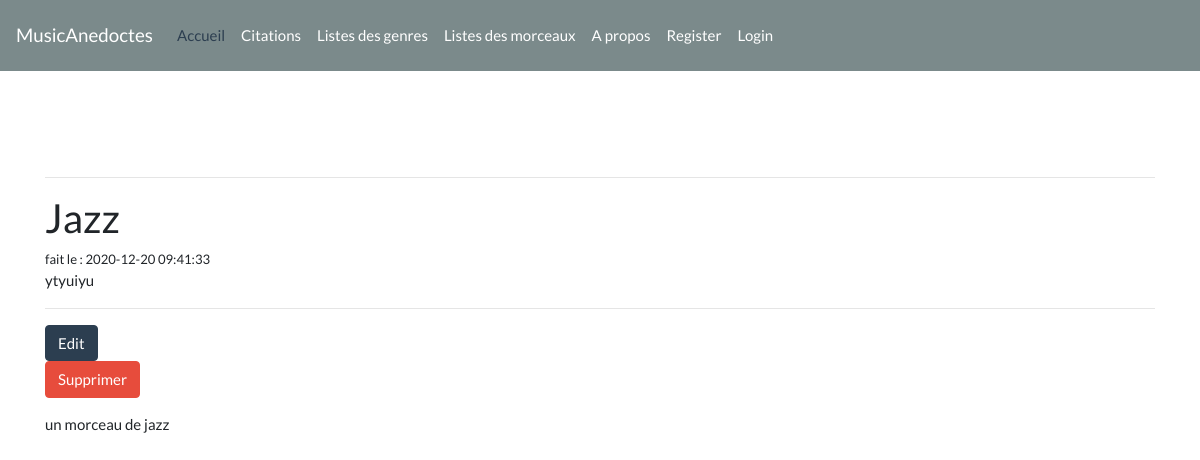
Screenshot of /index.php/genres/Jazz with the database file from the repository.
### tables this page shows
CREATE TABLE `genres` (
  `idGenre` int NOT NULL,
  `genreName` varchar(255) NOT NULL,
  `story` text NOT NULL,
  `slug` varchar(255) NOT NULL,
  `createdAt` timestamp NOT NULL DEFAULT CURRENT_TIMESTAMP,
  `updatedAt` timestamp NULL DEFAULT CURRENT_TIMESTAMP,
  `isValidated` tinyint NOT NULL,
  `idUser` int NOT NULL
);

CREATE TABLE `tracks` (
  `idTrack` int NOT NULL,
  `nameTrack` varchar(255) NOT NULL,
  `url` varchar(255) DEFAULT NULL,
  `slug` varchar(255) NOT NULL,
  `createdAt` timestamp NOT NULL DEFAULT CURRENT_TIMESTAMP,
  `updatedAt` timestamp NULL DEFAULT CURRENT_TIMESTAMP,
  `isValidated` tinyint(1) NOT NULL,
  `idGenre` int NOT NULL,
  `idUser` int NOT NULL
);

### application/controllers/Genres.php (called while the page is built, shortened)
<?php
    class Genres extends CI_Controller {
        public function view($slug = NULL){
            $data['genre'] = $this->genre_model->get_genres($slug);
            $data['tracks'] = $this->track_model->get_tracks_by_idGenre($data['genre']['idGenre']);
            $data['genreName'] = $data['genre']['genreName'];
            $this->load->view('templates/header');
            $this->load->view('genres/view', $data);
            $this->load->view('templates/footer');
        }
    }

### index.php (called while the page is built, shortened)
<?php
require_once BASEPATH.'core/CodeIgniter.php';

### application/models/Genre_model.php (called while the page is built, shortened)
<?php
    class Genre_model extends CI_Model {
        public function get_genres($slug = FALSE){
            $query = $this->db->get_where('genres', array('slug' => $slug));
            return $query->row_array();
        }
    }

### application/models/Track_model.php (called while the page is built, shortened)
<?php
    class Track_model extends CI_Model {
        public function get_tracks_by_idGenre($idGenre) {
            $query = $this->db->get_where('tracks', array('idGenre' => $idGenre));
            return $query->result_array();
        }
    }

### application/views/genres/view.php (the view)
<h2><?php echo $genre['genreName']; ?></h2>
<small class="genre-date">fait le : <?php echo $genre['createdAt']; ?></small><br>
<div class="genre-body">
    <?php echo $genre['story']; ?>
</div>
<hr>
<a class="btn btn-primary pull-left" href="<?php echo base_url(); ?>
genres/edit/<?php echo $genre['slug']; ?>">
Edit</a>
<?php echo form_open('/genres/delete/'.$genre['idGenre']); ?>
    <input type="submit" value="Supprimer" class="btn btn-danger">
</form>
<?php foreach($tracks as $track) : ?>
    <?php if($track['isValidated'] == 1) : ?>
        <p><?php echo($track['nameTrack']) ;?></p>
    <?php endif; ?>
<?php endforeach; ?>

### rows the page displays
genres: genreName "Jazz", createdAt "2020-12-20 09:41:33", story "ytyuiyu"
tracks: nameTrack "un morceau de jazz"
